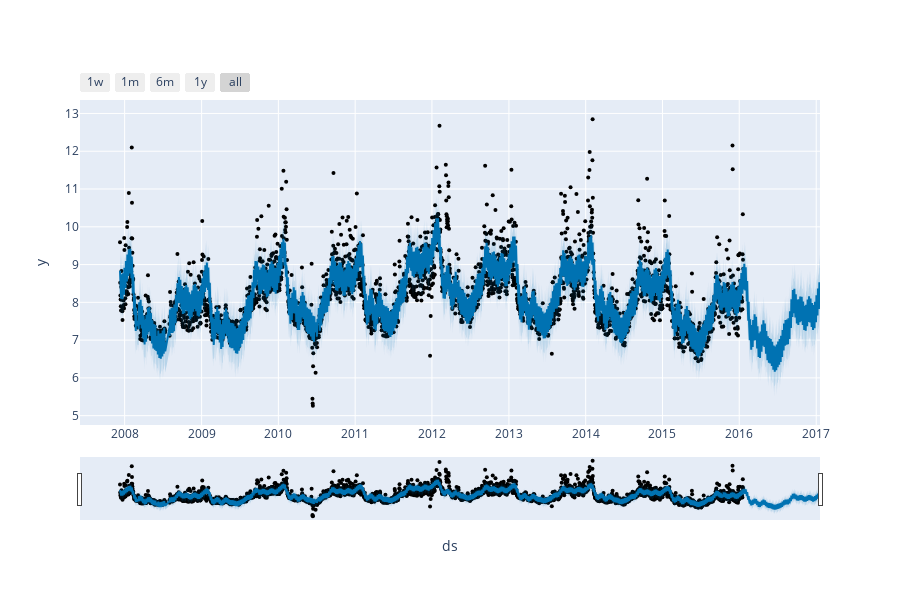

This figure's notebook cell:
### Code cell
plot_plotly(m, forecast)

### Figure 1 — Plotly figure (JSON) as saved in the notebook; plotly's stock layout.template omitted (floating-point values rounded to 4 significant figures; data arrays with more than 128 entries replaced by an {"elided": "..."} marker saying what was removed)
{"data": [{"marker": {"color": "black", "size": 4}, "mode": "markers", "name": "Actual", "type": "scatter", "x": {"elided": "2905 str values"}, "y": {"elided": "2905 float values"}}, {"hoverinfo": "skip", "line": {"width": 0}, "mode": "lines", "type": "scatter", "x": {"elided": "3270 str values"}, "y": {"elided": "3270 float values"}}, {"fill": "tonexty", "fillcolor": "rgba(0, 114, 178, 0.2)", "line": {"color": "#0072B2", "width": 2}, "mode": "lines", "name": "Predicted", "type": "scatter", "x": {"elided": "3270 str values"}, "y": {"elided": "3270 float values"}}, {"fill": "tonexty", "fillcolor": "rgba(0, 114, 178, 0.2)", "hoverinfo": "skip", "line": {"width": 0}, "mode": "lines", "type": "scatter", "x": {"elided": "3270 str values"}, "y": {"elided": "3270 float values"}}], "layout": {"height": 600, "showlegend": false, "width": 900, "xaxis": {"rangeselector": {"buttons": [{"count": 7, "label": "1w", "step": "day", "stepmode": "backward"}, {"count": 1, "label": "1m", "step": "month", "stepmode": "backward"}, {"count": 6, "label": "6m", "step": "month", "stepmode": "backward"}, {"count": 1, "label": "1y", "step": "year", "stepmode": "backward"}, {"step": "all"}]}, "rangeslider": {"visible": true}, "title": {"text": "ds"}, "type": "date"}, "yaxis": {"title": {"text": "y"}}}}
